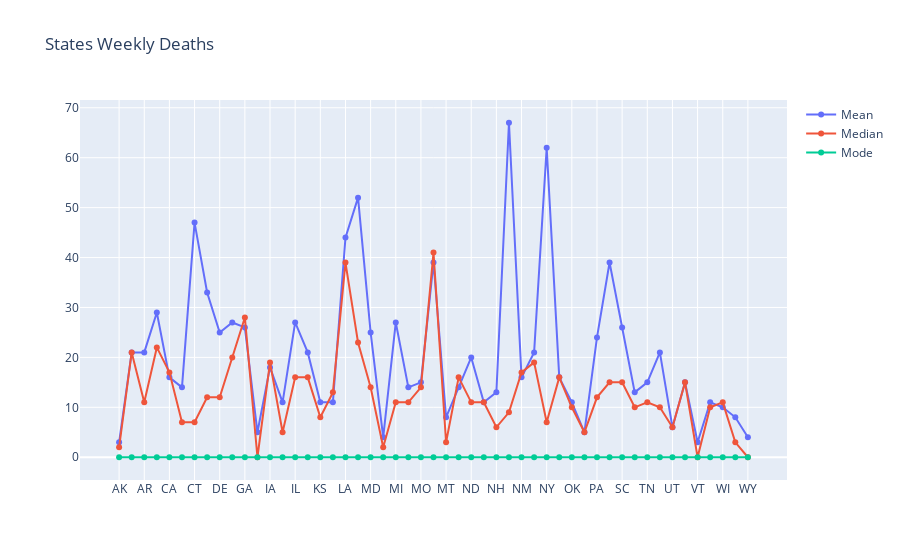

The code cell stored with this chart in its notebook:
### Code cell
trace0 = go.Scatter(x=USDeaths_results_norm['State'], y=USDeaths_results_norm['Mean'], 
                    name="Mean", 
                    mode="lines+markers") 
trace1 = go.Scatter(x=USDeaths_results_norm['State'], y=USDeaths_results_norm['Median'], 
                    name="Median", 
                    mode="lines+markers") 
trace2 = go.Scatter(x=USDeaths_results_norm['State'], y=USDeaths_results_norm['Mode'], 
                    name="Mode", 
                    mode="lines+markers") 
mydata = [trace0, trace1, trace2]

mylayout = go.Layout(
    title="States Weekly Deaths"
)

fig = go.Figure(data=mydata, layout=mylayout)

plotly.offline.iplot(fig, filename = '')

### Figure 1 — Plotly figure (JSON) as saved in the notebook; plotly's stock layout.template omitted (floating-point values rounded to 4 significant figures)
{"data": [{"mode": "lines+markers", "name": "Mean", "type": "scatter", "x": ["AK", "AL", "AR", "AZ", "CA", "CO", "CT", "DC", "DE", "FL", "GA", "HI", "IA", "ID", "IL", "IN", "KS", "KY", "LA", "MA", "MD", "ME", "MI", "MN", "MO", "MS", "MT", "NC", "ND", "NE", "NH", "NJ", "NM", "NV", "NY", "OH", "OK", "OR", "PA", "RI", "SC", "SD", "TN", "TX", "UT", "VA", "VT", "WA", "WI", "WV", "WY"], "y": [3, 21, 21, 29, 16, 14, 47, 33, 25, 27, 26, 5, 18, 11, 27, 21, 11, 11, 44, 52, 25, 4, 27, 14, 15, 39, 8, 14, 20, 11, 13, 67, 16, 21, 62, 16, 11, 5, 24, 39, 26, 13, 15, 21, 6, 15, 3, 11, 10, 8, 4]}, {"mode": "lines+markers", "name": "Median", "type": "scatter", "x": ["AK", "AL", "AR", "AZ", "CA", "CO", "CT", "DC", "DE", "FL", "GA", "HI", "IA", "ID", "IL", "IN", "KS", "KY", "LA", "MA", "MD", "ME", "MI", "MN", "MO", "MS", "MT", "NC", "ND", "NE", "NH", "NJ", "NM", "NV", "NY", "OH", "OK", "OR", "PA", "RI", "SC", "SD", "TN", "TX", "UT", "VA", "VT", "WA", "WI", "WV", "WY"], "y": [2, 21, 11, 22, 17, 7, 7, 12, 12, 20, 28, 0, 19, 5, 16, 16, 8, 13, 39, 23, 14, 2, 11, 11, 14, 41, 3, 16, 11, 11, 6, 9, 17, 19, 7, 16, 10, 5, 12, 15, 15, 10, 11, 10, 6, 15, 0, 10, 11, 3, 0]}, {"mode": "lines+markers", "name": "Mode", "type": "scatter", "x": ["AK", "AL", "AR", "AZ", "CA", "CO", "CT", "DC", "DE", "FL", "GA", "HI", "IA", "ID", "IL", "IN", "KS", "KY", "LA", "MA", "MD", "ME", "MI", "MN", "MO", "MS", "MT", "NC", "ND", "NE", "NH", "NJ", "NM", "NV", "NY", "OH", "OK", "OR", "PA", "RI", "SC", "SD", "TN", "TX", "UT", "VA", "VT", "WA", "WI", "WV", "WY"], "y": [0, 0, 0, 0, 0, 0, 0, 0, 0, 0, 0, 0, 0, 0, 0, 0, 0, 0, 0, 0, 0, 0, 0, 0, 0, 0, 0, 0, 0, 0, 0, 0, 0, 0, 0, 0, 0, 0, 0, 0, 0, 0, 0, 0, 0, 0, 0, 0, 0, 0, 0]}], "layout": {"title": {"text": "States Weekly Deaths"}}}
